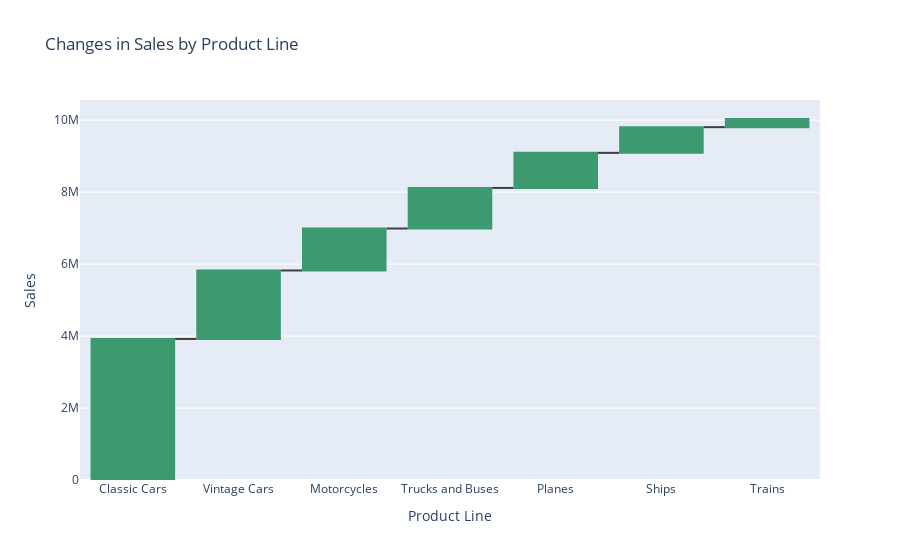

This figure's notebook cell:
### Markdown cell above
## 2. Changes in Sales by Product Line (Waterfall Chart)

### Code cell
waterfall_data = sales_data.groupby('PRODUCTLINE').sum(numeric_only=True)['SALES'].reset_index()
waterfall_data = waterfall_data.sort_values(by='SALES', ascending=False)
fig = go.Figure(go.Waterfall(
    x=waterfall_data['PRODUCTLINE'],
    y=waterfall_data['SALES'],
    measure=['relative'] * len(waterfall_data),
    connector=dict(line=dict(color='rgb(63, 63, 63)')),
))
fig.update_layout(title='Changes in Sales by Product Line', xaxis_title='Product Line', yaxis_title='Sales')
fig.show()

### Figure 1 — Plotly figure (JSON) as saved in the notebook; plotly's stock layout.template omitted (floating-point values rounded to 4 significant figures)
{"data": [{"connector": {"line": {"color": "rgb(63, 63, 63)"}}, "measure": ["relative", "relative", "relative", "relative", "relative", "relative", "relative"], "type": "waterfall", "x": ["Classic Cars", "Vintage Cars", "Motorcycles", "Trucks and Buses", "Planes", "Ships", "Trains"], "y": [3920000.0, 1903000.0, 1166000.0, 1128000.0, 975000.0, 714400.0, 226200.0]}], "layout": {"title": {"text": "Changes in Sales by Product Line"}, "xaxis": {"title": {"text": "Product Line"}}, "yaxis": {"title": {"text": "Sales"}}}}
